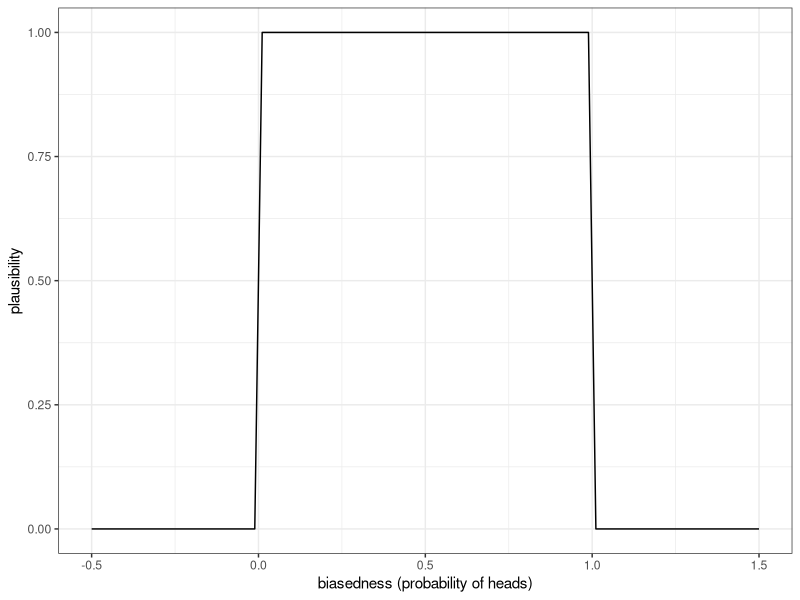
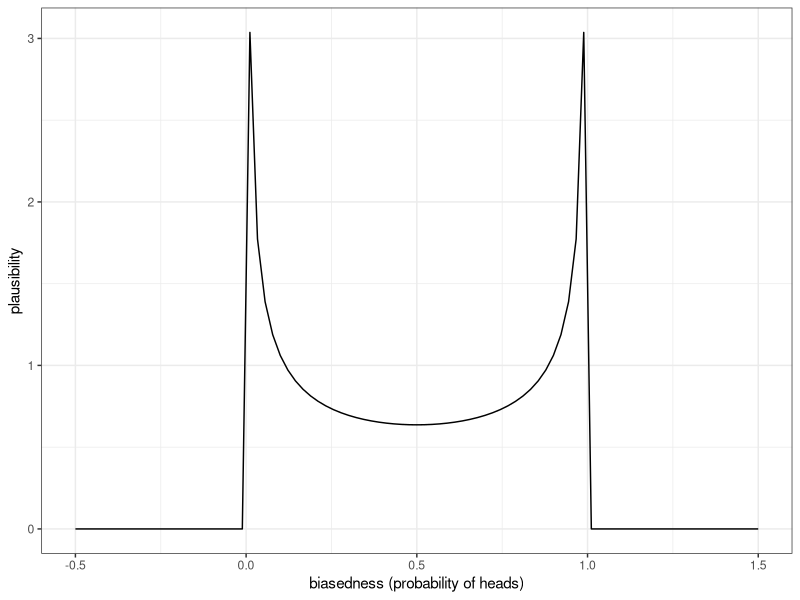
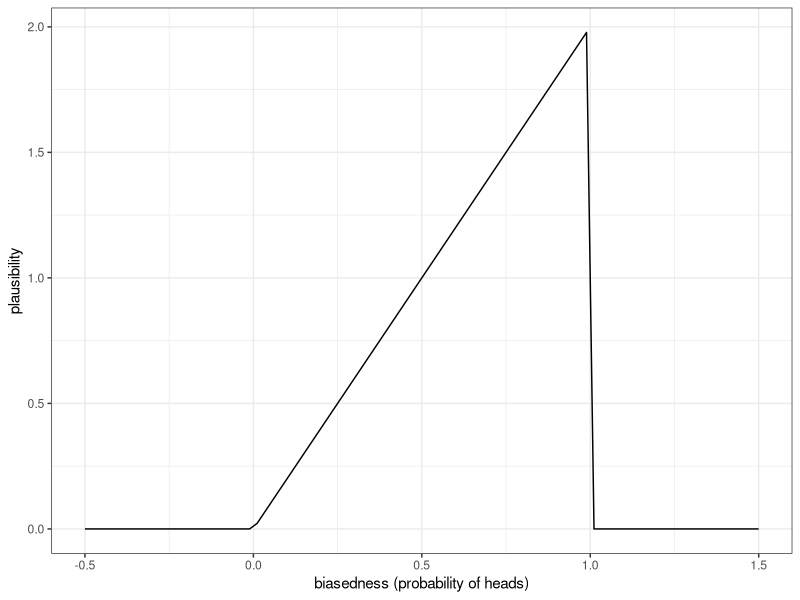
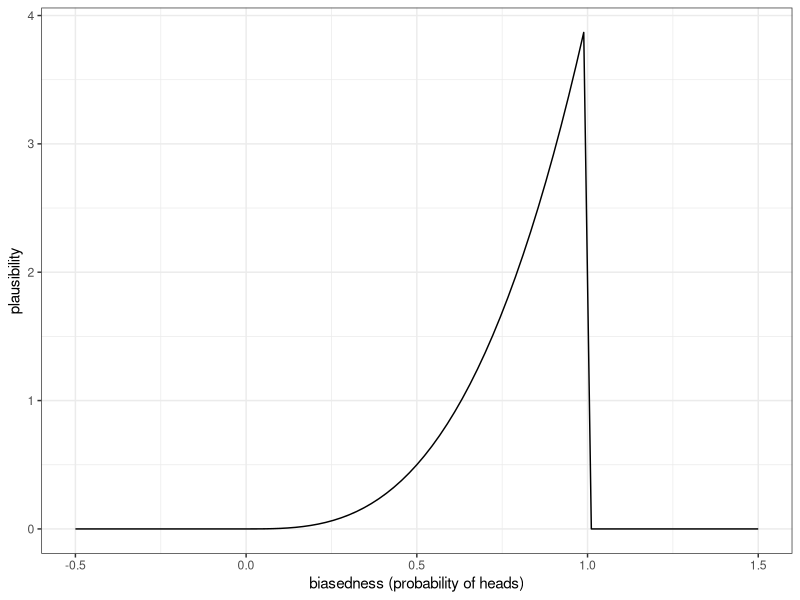
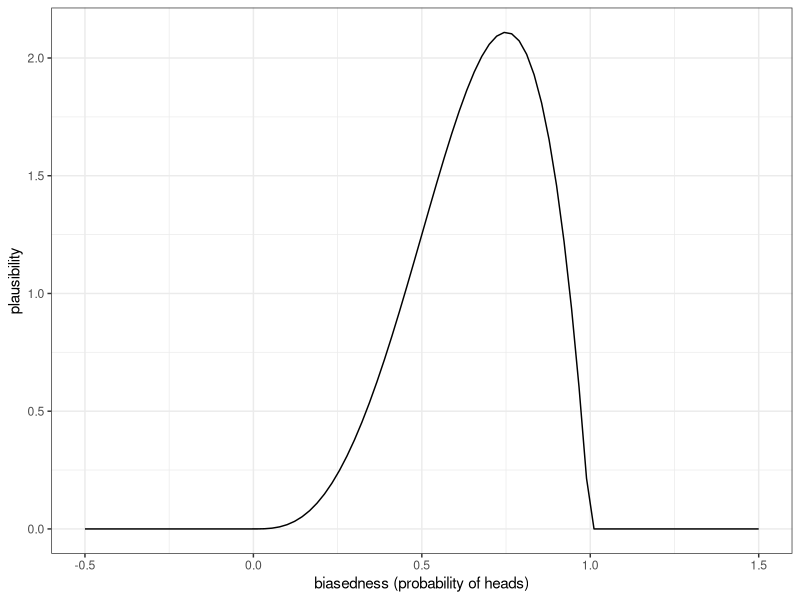
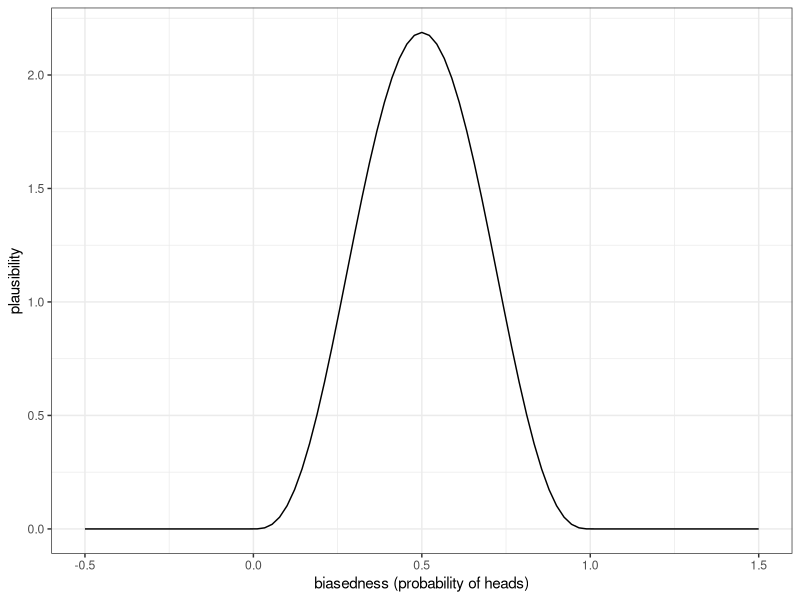

These charts were generated, in order, by the following R code:
## ---- chunk 1
suppressPackageStartupMessages({
  library(purrr)
  library(ggplot2)
  library(dplyr)
})

options(scipen = 99) # Penalize scientific notation

set.seed(123456) # PLEASE DO NOT CHANGE THE SEED

## ---- chunk 2
ggplot(data.frame(x=c(-0.5,1.5)),aes(x)) +
  stat_function(fun = partial(dbeta,
                              shape1=1,
                              shape2=1),
                n=91) +
  xlab("biasedness (probability of heads)") +
  ylab("plausibility") +
  theme_bw()
## ---- chunk 3
# Please write your code below
ggplot(data.frame(x=c(-0.5,1.5)),aes(x)) +
  stat_function(fun = partial(dbeta,
                              shape1=0.5,
                              shape2=0.5),
                n=91) +
  xlab("biasedness (probability of heads)") +
  ylab("plausibility") +
  theme_bw()

## ---- chunk 4
p4 <- ggplot(data.frame(x=c(-0.5,1.5)),aes(x)) +
  stat_function(fun = partial(dbeta,
                              shape1=2,
                              shape2=1),
                n=91) +
  xlab("biasedness (probability of heads)") +
  ylab("plausibility") +
  theme_bw()
p4

## ---- chunk 5
 p5 <- ggplot(data.frame(x=c(-0.5,1.5)),aes(x)) +
  stat_function(fun = partial(dbeta,
                              shape1=4,
                              shape2=1),
                n=91) +
  xlab("biasedness (probability of heads)") +
  ylab("plausibility") +
  theme_bw()
 p5

## ---- chunk 6
p6 <- ggplot(data.frame(x=c(-0.5,1.5)),aes(x)) +
  stat_function(fun = partial(dbeta,
                              shape1=4,
                              shape2=2),
                n=91) +
  xlab("biasedness (probability of heads)") +
  ylab("plausibility") +
  theme_bw()
p6

## ---- chunk 7
 p7 <- ggplot(data.frame(x=c(-0.5,1.5)),aes(x)) +
  stat_function(fun = partial(dbeta,
                              shape1=4,
                              shape2=4),
                n=91) +
  xlab("biasedness (probability of heads)") +
  ylab("plausibility") +
  theme_bw()
 p7

